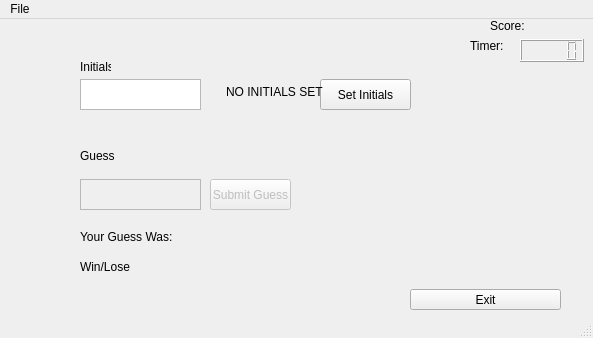
<?xml version="1.0" encoding="UTF-8"?>
<ui version="4.0">
 <class>MainWindow</class>
 <widget class="QMainWindow" name="MainWindow">
  <property name="geometry">
   <rect>
    <x>0</x>
    <y>0</y>
    <width>593</width>
    <height>338</height>
   </rect>
  </property>
  <property name="windowTitle">
   <string>MainWindow</string>
  </property>
  <widget class="QWidget" name="centralwidget">
   <widget class="QPushButton" name="exitButton">
    <property name="geometry">
     <rect>
      <x>410</x>
      <y>270</y>
      <width>151</width>
      <height>21</height>
     </rect>
    </property>
    <property name="toolTip">
     <string>End Program</string>
    </property>
    <property name="text">
     <string>Exit</string>
    </property>
   </widget>
   <widget class="QPushButton" name="InitialsButton">
    <property name="geometry">
     <rect>
      <x>320</x>
      <y>60</y>
      <width>91</width>
      <height>31</height>
     </rect>
    </property>
    <property name="toolTip">
     <string>Set Initials</string>
    </property>
    <property name="text">
     <string>Set Initials</string>
    </property>
   </widget>
   <widget class="QPlainTextEdit" name="InitialsTextBox">
    <property name="geometry">
     <rect>
      <x>80</x>
      <y>60</y>
      <width>121</width>
      <height>31</height>
     </rect>
    </property>
    <property name="toolTip">
     <string>Insert Initials</string>
    </property>
   </widget>
   <widget class="QLabel" name="CurrentInitials">
    <property name="geometry">
     <rect>
      <x>226</x>
      <y>63</y>
      <width>101</width>
      <height>20</height>
     </rect>
    </property>
    <property name="text">
     <string>NO INITIALS SET</string>
    </property>
   </widget>
   <widget class="QLabel" name="LABELIntitals">
    <property name="geometry">
     <rect>
      <x>80</x>
      <y>40</y>
      <width>31</width>
      <height>16</height>
     </rect>
    </property>
    <property name="text">
     <string>Initials:</string>
    </property>
   </widget>
   <widget class="QLabel" name="LABELGuess">
    <property name="geometry">
     <rect>
      <x>80</x>
      <y>130</y>
      <width>47</width>
      <height>13</height>
     </rect>
    </property>
    <property name="text">
     <string>Guess</string>
    </property>
   </widget>
   <widget class="QPlainTextEdit" name="GuessBox">
    <property name="enabled">
     <bool>false</bool>
    </property>
    <property name="geometry">
     <rect>
      <x>80</x>
      <y>160</y>
      <width>121</width>
      <height>31</height>
     </rect>
    </property>
    <property name="toolTip">
     <string>Insert Letter Guess</string>
    </property>
    <property name="tabStopWidth">
     <number>80</number>
    </property>
    <property name="placeholderText">
     <string/>
    </property>
   </widget>
   <widget class="QLabel" name="LABELGuessFeedback">
    <property name="geometry">
     <rect>
      <x>80</x>
      <y>210</y>
      <width>511</width>
      <height>16</height>
     </rect>
    </property>
    <property name="text">
     <string>Your Guess Was:</string>
    </property>
   </widget>
   <widget class="QLabel" name="GameWinOrLose">
    <property name="geometry">
     <rect>
      <x>80</x>
      <y>240</y>
      <width>161</width>
      <height>16</height>
     </rect>
    </property>
    <property name="text">
     <string>Win/Lose</string>
    </property>
   </widget>
   <widget class="QPushButton" name="GuessPushButton">
    <property name="enabled">
     <bool>false</bool>
    </property>
    <property name="geometry">
     <rect>
      <x>210</x>
      <y>160</y>
      <width>81</width>
      <height>31</height>
     </rect>
    </property>
    <property name="toolTip">
     <string>Submit Letter Guess</string>
    </property>
    <property name="text">
     <string>Submit Guess</string>
    </property>
   </widget>
   <widget class="QLabel" name="WordIs">
    <property name="geometry">
     <rect>
      <x>80</x>
      <y>270</y>
      <width>221</width>
      <height>16</height>
     </rect>
    </property>
    <property name="text">
     <string/>
    </property>
    <property name="wordWrap">
     <bool>false</bool>
    </property>
   </widget>
   <widget class="QLabel" name="scoreNumber">
    <property name="geometry">
     <rect>
      <x>540</x>
      <y>0</y>
      <width>47</width>
      <height>13</height>
     </rect>
    </property>
    <property name="focusPolicy">
     <enum>Qt::NoFocus</enum>
    </property>
    <property name="text">
     <string/>
    </property>
   </widget>
   <widget class="QLCDNumber" name="lcdNumber">
    <property name="geometry">
     <rect>
      <x>520</x>
      <y>20</y>
      <width>64</width>
      <height>23</height>
     </rect>
    </property>
   </widget>
   <widget class="QLabel" name="scoreLabel">
    <property name="geometry">
     <rect>
      <x>490</x>
      <y>0</y>
      <width>47</width>
      <height>13</height>
     </rect>
    </property>
    <property name="text">
     <string>Score:</string>
    </property>
   </widget>
   <widget class="QLabel" name="timerLabel">
    <property name="geometry">
     <rect>
      <x>470</x>
      <y>20</y>
      <width>47</width>
      <height>13</height>
     </rect>
    </property>
    <property name="text">
     <string>Timer:</string>
    </property>
   </widget>
  </widget>
  <widget class="QMenuBar" name="menubar">
   <property name="geometry">
    <rect>
     <x>0</x>
     <y>0</y>
     <width>593</width>
     <height>21</height>
    </rect>
   </property>
   <widget class="QMenu" name="menuFile">
    <property name="title">
     <string>File</string>
    </property>
    <addaction name="actionExit"/>
    <addaction name="actionReset"/>
   </widget>
   <addaction name="menuFile"/>
  </widget>
  <widget class="QStatusBar" name="statusbar"/>
  <action name="actionExit">
   <property name="text">
    <string>Exit</string>
   </property>
  </action>
  <action name="actionReset">
   <property name="text">
    <string>Reset</string>
   </property>
  </action>
 </widget>
 <resources/>
 <connections>
  <connection>
   <sender>actionExit</sender>
   <signal>triggered()</signal>
   <receiver>MainWindow</receiver>
   <slot>close()</slot>
   <hints>
    <hint type="sourcelabel">
     <x>-1</x>
     <y>-1</y>
    </hint>
    <hint type="destinationlabel">
     <x>296</x>
     <y>168</y>
    </hint>
   </hints>
  </connection>
  <connection>
   <sender>actionReset</sender>
   <signal>triggered()</signal>
   <receiver>MainWindow</receiver>
   <slot>cust_Slot()</slot>
   <hints>
    <hint type="sourcelabel">
     <x>-1</x>
     <y>-1</y>
    </hint>
    <hint type="destinationlabel">
     <x>296</x>
     <y>168</y>
    </hint>
   </hints>
  </connection>
 </connections>
 <slots>
  <slot>cust_Slot()</slot>
 </slots>
</ui>
